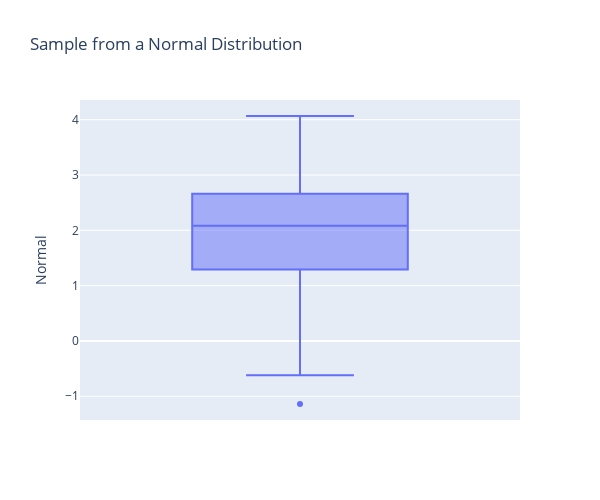

The notebook cell saved with this chart:
### Markdown cell above
2. Add a title to your chart by passing a string as the input `title` into the function `box`
3. And customise the size of the figure by using the inputs `height` and `width`. Both have to be integers and correspond to the size of the figure in pixels.

### Code cell
fig = px.box(df, y="Normal", 
                 height = 500, width = 600,
                 title='Sample from a Normal Distribution')
fig.show()

### Figure 1 — Plotly figure (JSON) as saved in the notebook; plotly's stock layout.template omitted (floating-point values rounded to 4 significant figures; data arrays with more than 128 entries replaced by an {"elided": "..."} marker saying what was removed)
{"data": [{"alignmentgroup": "True", "hovertemplate": "Normal=%{y}<extra></extra>", "legendgroup": "", "marker": {"color": "#636efa"}, "name": "", "notched": false, "offsetgroup": "", "orientation": "v", "showlegend": false, "type": "box", "x0": " ", "xaxis": "x", "y": {"elided": "200 float values"}, "y0": " ", "yaxis": "y"}], "layout": {"boxmode": "group", "height": 500, "legend": {"tracegroupgap": 0}, "title": {"text": "Sample from a Normal Distribution"}, "width": 600, "xaxis": {"anchor": "y", "domain": [0, 1]}, "yaxis": {"anchor": "x", "domain": [0, 1], "title": {"text": "Normal"}}}}
